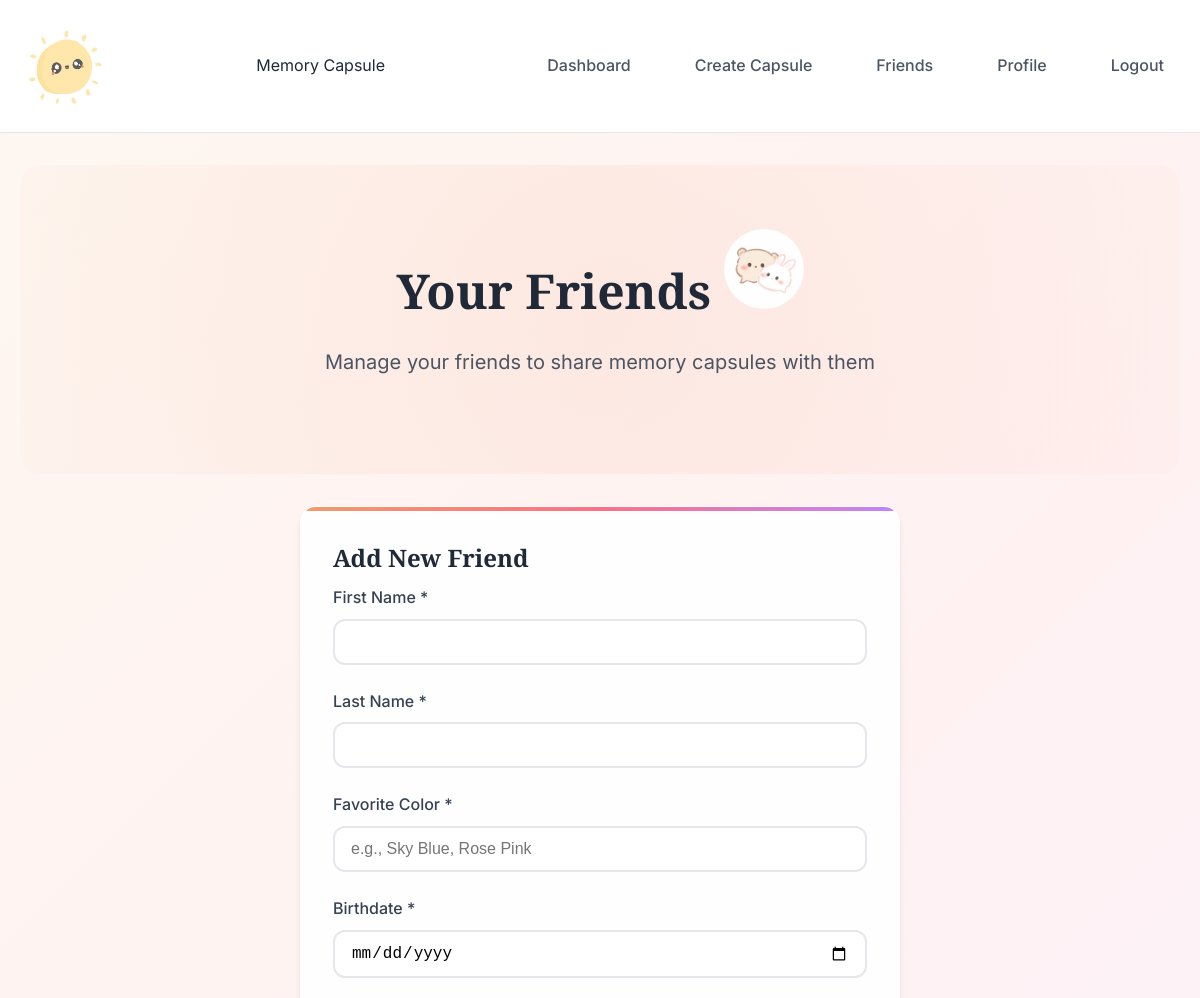
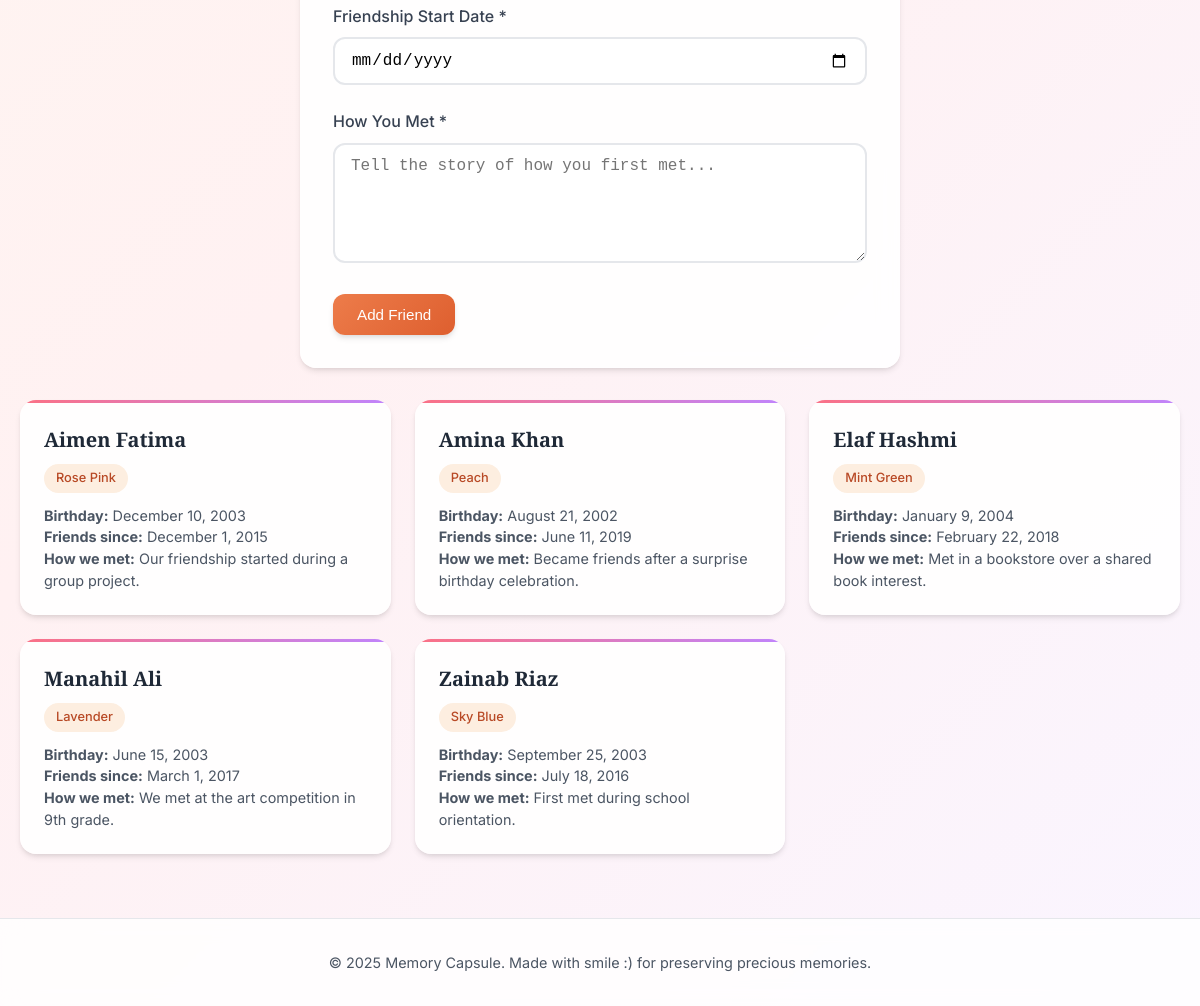
The page /friends.php (signed in) on the database its author committed (2 pictures, top to bottom).
### tables this page shows
CREATE TABLE `friends` (
  `friend_id` int(11) NOT NULL,
  `user_id` int(11) NOT NULL,
  `first_name` varchar(50) NOT NULL,
  `last_name` varchar(50) NOT NULL,
  `favorite_color` varchar(30) NOT NULL,
  `birthdate` date NOT NULL,
  `friendship_start_date` date NOT NULL,
  `meeting_description` text NOT NULL
);

### includes/functions.php (called while the page is built, shortened)
<?php
function getUserFriends($pdo, $user_id) {
    $stmt = $pdo->prepare("SELECT * FROM friends WHERE user_id = ? ORDER BY first_name");
    $stmt->execute([$user_id]);
    return $stmt->fetchAll();
}
function formatDate($date) {
    return date('F j, Y', strtotime($date));
}
?>

### friends.php (the view, shortened to what this page needs)
<?php
require_once 'config/database.php';
require_once 'includes/functions.php';
$friends = getUserFriends($pdo, $_SESSION['user_id']);
?>
<!DOCTYPE html>
<html lang="en">
<head>
    <link rel="stylesheet" href="assets/css/style.css">
</head>
<body>
    <?php include 'includes/header.php'; ?>
    <main class="container">
        <div class="hero">
            <h1 class="hero-title">Your Friends <img src="public/images/friends.jpg
                " width="80" height="80" style="border-radius: 50%;"></h1>
            <p class="hero-subtitle">Manage your friends to share memory capsules with them</p>
        </div>
        <div class="card" style="max-width: 600px; margin: 0 auto;">
            <h2 class="capsule-title">Add New Friend</h2>
            <form method="POST" action="">
                <div class="form-group">
                    <label for="first_name" class="form-label">First Name *</label>
                    <input type="text" id="first_name" name="first_name" class="form-input" required
                           value="<?php echo htmlspecialchars($_POST['first_name'] ?? ''); ?>">
                </div>
                <div class="form-group">
                    <label for="last_name" class="form-label">Last Name *</label>
                    <input type="text" id="last_name" name="last_name" class="form-input" required
                           value="<?php echo htmlspecialchars($_POST['last_name'] ?? ''); ?>">
                </div>
                <div class="form-group">
                    <label for="favorite_color" class="form-label">Favorite Color *</label>
                    <input type="text" id="favorite_color" name="favorite_color" class="form-input" required
                           placeholder="e.g., Sky Blue, Rose Pink"
                           value="<?php echo htmlspecialchars($_POST['favorite_color'] ?? ''); ?>">
                </div>
                <div class="form-group">
                    <label for="birthdate" class="form-label">Birthdate *</label>
                    <input type="date" id="birthdate" name="birthdate" class="form-input" required
                           value="<?php echo htmlspecialchars($_POST['birthdate'] ?? ''); ?>">
                </div>
                <div class="form-group">
                    <label for="friendship_start_date" class="form-label">Friendship Start Date *</label>
                    <input type="date" id="friendship_start_date" name="friendship_start_date" class="form-input" required
                           value="<?php echo htmlspecialchars($_POST['friendship_start_date'] ?? ''); ?>">
                </div>
                <div class="form-group">
                    <label for="meeting_description" class="form-label">How You Met *</label>
                    <textarea id="meeting_description" name="meeting_description" class="form-input form-textarea" required
                              placeholder="Tell the story of how you first met..."><?php echo htmlspecialchars($_POST['meeting_description'] ?? ''); ?></textarea>
                </div>
                <button type="submit" class="btn btn-primary">Add Friend</button>
            </form>
        </div>
        <?php if (!empty($friends)): ?>
            <section class="friends-grid">
                <?php foreach ($friends as $friend): ?>
                    <div class="friend-card">
                        <h3 class="friend-name"><?php echo htmlspecialchars($friend['first_name'] . ' ' . $friend['last_name']); ?></h3>
                        <div class="friend-color"><?php echo htmlspecialchars($friend['favorite_color']); ?></div>
                        <div class="friend-info">
                            <p><strong>Birthday:</strong> <?php echo formatDate($friend['birthdate']); ?></p>
                            <p><strong>Friends since:</strong> <?php echo formatDate($friend['friendship_start_date']); ?></p>
                            <p><strong>How we met:</strong> <?php echo htmlspecialchars($friend['meeting_description']); ?></p>
                        </div>
                    </div>
                <?php endforeach; ?>
            </section>
        <?php endif; ?>
    </main>
    <?php include 'includes/footer.php'; ?>
</body>
</html>

### rows shown on the page
friends: first_name+last_name "Aimen Fatima", favorite_color "Rose Pink", birthdate "December 10, 2003", friendship_start_date "December 1, 2015", meeting_description "Our friendship started during a group project."
friends: first_name+last_name "Amina Khan", favorite_color "Peach", birthdate "August 21, 2002", friendship_start_date "June 11, 2019", meeting_description "Became friends after a surprise birthday celebration."
friends: first_name+last_name "Elaf Hashmi", favorite_color "Mint Green", birthdate "January 9, 2004", friendship_start_date "February 22, 2018", meeting_description "Met in a bookstore over a shared book interest."
friends: first_name+last_name "Manahil Ali", favorite_color "Lavender", birthdate "June 15, 2003", friendship_start_date "March 1, 2017", meeting_description "We met at the art competition in 9th grade."
friends: first_name+last_name "Zainab Riaz", favorite_color "Sky Blue", birthdate "September 25, 2003", friendship_start_date "July 18, 2016", meeting_description "First met during school orientation."
